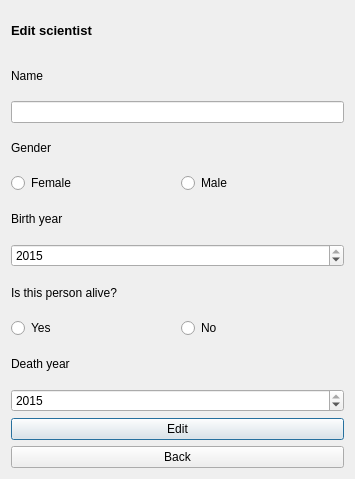
<?xml version="1.0" encoding="UTF-8"?>
<ui version="4.0">
 <class>Editscientist</class>
 <widget class="QDialog" name="Editscientist">
  <property name="geometry">
   <rect>
    <x>0</x>
    <y>0</y>
    <width>355</width>
    <height>479</height>
   </rect>
  </property>
  <property name="minimumSize">
   <size>
    <width>355</width>
    <height>479</height>
   </size>
  </property>
  <property name="maximumSize">
   <size>
    <width>355</width>
    <height>479</height>
   </size>
  </property>
  <property name="windowTitle">
   <string>Dialog</string>
  </property>
  <property name="windowIcon">
   <iconset resource="icons.qrc">
    <normaloff>:/icon/Icons/EditIcon.png</normaloff>:/icon/Icons/EditIcon.png</iconset>
  </property>
  <layout class="QVBoxLayout" name="verticalLayout">
   <item>
    <widget class="QLabel" name="EditSciLabel">
     <property name="text">
      <string>&lt;html&gt;&lt;head/&gt;&lt;body&gt;&lt;p&gt;&lt;span style=&quot; font-size:10pt; font-weight:600;&quot;&gt;Edit scientist&lt;/span&gt;&lt;/p&gt;&lt;/body&gt;&lt;/html&gt;</string>
     </property>
    </widget>
   </item>
   <item>
    <widget class="QLabel" name="nameLabelSci">
     <property name="text">
      <string>Name</string>
     </property>
    </widget>
   </item>
   <item>
    <widget class="QLineEdit" name="sciNameLineEdit"/>
   </item>
   <item>
    <widget class="QLabel" name="genderLabel">
     <property name="text">
      <string>Gender</string>
     </property>
    </widget>
   </item>
   <item>
    <layout class="QHBoxLayout" name="horizontalLayout">
     <item>
      <widget class="QRadioButton" name="femaleRadioPushButtonSci">
       <property name="whatsThis">
        <string/>
       </property>
       <property name="text">
        <string>Female</string>
       </property>
       <property name="shortcut">
        <string/>
       </property>
       <property name="autoRepeat">
        <bool>false</bool>
       </property>
       <property name="autoRepeatInterval">
        <number>100</number>
       </property>
       <attribute name="buttonGroup">
        <string notr="true">buttonGroup</string>
       </attribute>
      </widget>
     </item>
     <item>
      <widget class="QRadioButton" name="maleRadioButton">
       <property name="text">
        <string>Male</string>
       </property>
       <property name="autoRepeat">
        <bool>false</bool>
       </property>
       <property name="autoExclusive">
        <bool>false</bool>
       </property>
       <attribute name="buttonGroup">
        <string notr="true">buttonGroup</string>
       </attribute>
      </widget>
     </item>
    </layout>
   </item>
   <item>
    <widget class="QLabel" name="birthYearLabel">
     <property name="text">
      <string>Birth year</string>
     </property>
    </widget>
   </item>
   <item>
    <widget class="QSpinBox" name="sciBirthYearSpinBox">
     <property name="enabled">
      <bool>true</bool>
     </property>
     <property name="maximum">
      <number>2015</number>
     </property>
     <property name="value">
      <number>2015</number>
     </property>
    </widget>
   </item>
   <item>
    <widget class="QLabel" name="label">
     <property name="text">
      <string>Is this person alive?</string>
     </property>
    </widget>
   </item>
   <item>
    <layout class="QHBoxLayout" name="horizontalLayout_3">
     <item>
      <widget class="QRadioButton" name="yesAliveButton">
       <property name="text">
        <string>Yes</string>
       </property>
      </widget>
     </item>
     <item>
      <widget class="QRadioButton" name="noAliveButton">
       <property name="text">
        <string>No</string>
       </property>
      </widget>
     </item>
    </layout>
   </item>
   <item>
    <widget class="QLabel" name="deathYearLabel">
     <property name="text">
      <string>Death year</string>
     </property>
    </widget>
   </item>
   <item>
    <widget class="QSpinBox" name="sciDeathYearSpinBox">
     <property name="enabled">
      <bool>true</bool>
     </property>
     <property name="maximum">
      <number>2015</number>
     </property>
     <property name="value">
      <number>2015</number>
     </property>
    </widget>
   </item>
   <item>
    <widget class="QPushButton" name="confirmSciEditPushButton">
     <property name="enabled">
      <bool>true</bool>
     </property>
     <property name="cursor">
      <cursorShape>PointingHandCursor</cursorShape>
     </property>
     <property name="text">
      <string>Edit</string>
     </property>
    </widget>
   </item>
   <item>
    <widget class="QPushButton" name="backPushButtonEditSci">
     <property name="cursor">
      <cursorShape>PointingHandCursor</cursorShape>
     </property>
     <property name="text">
      <string>Back</string>
     </property>
    </widget>
   </item>
  </layout>
 </widget>
 <resources>
  <include location="icons.qrc"/>
 </resources>
 <connections/>
 <buttongroups>
  <buttongroup name="buttonGroup"/>
 </buttongroups>
</ui>
